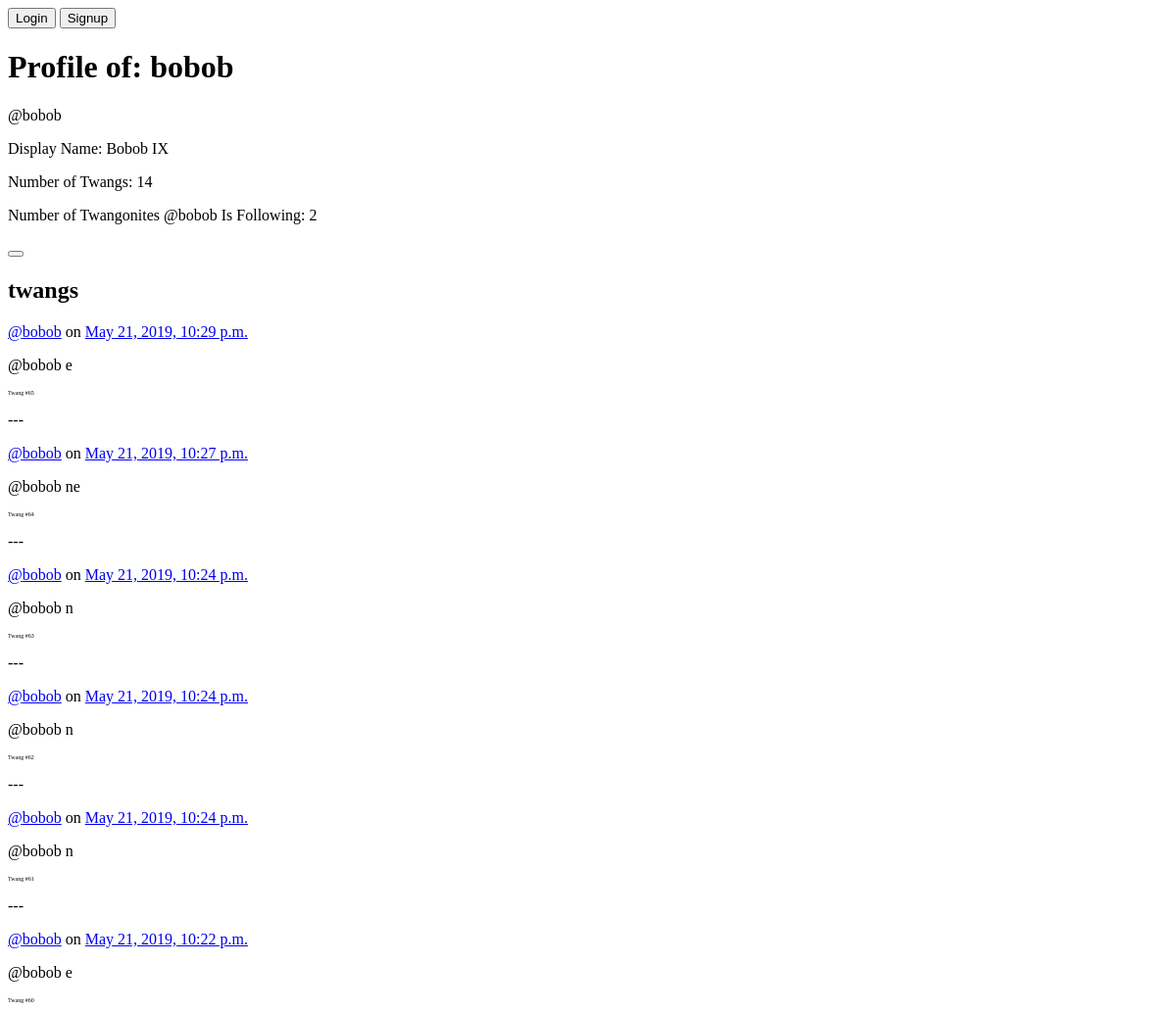
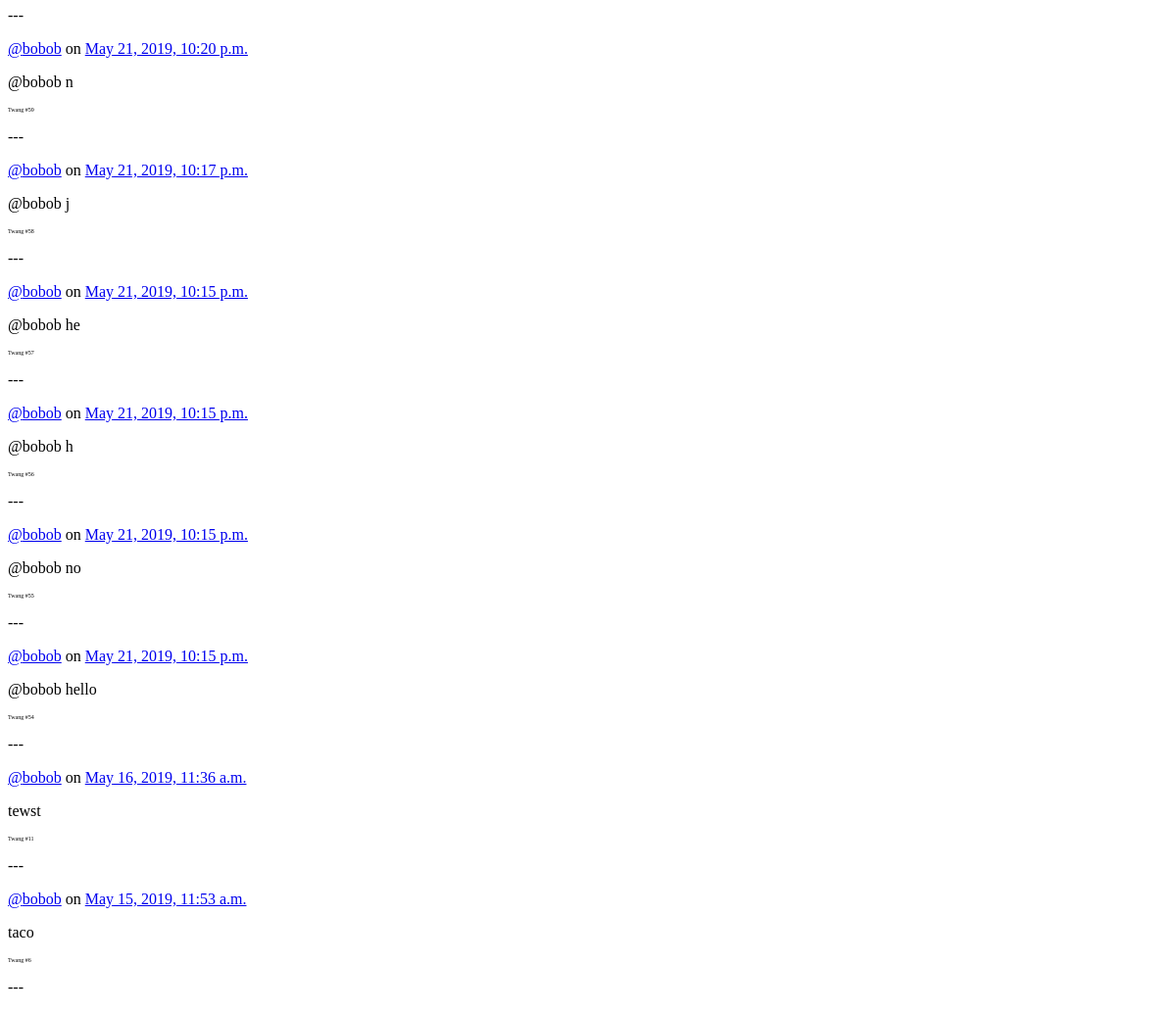
Page /bobob/ on the earlier database version (2 pictures, top to bottom).
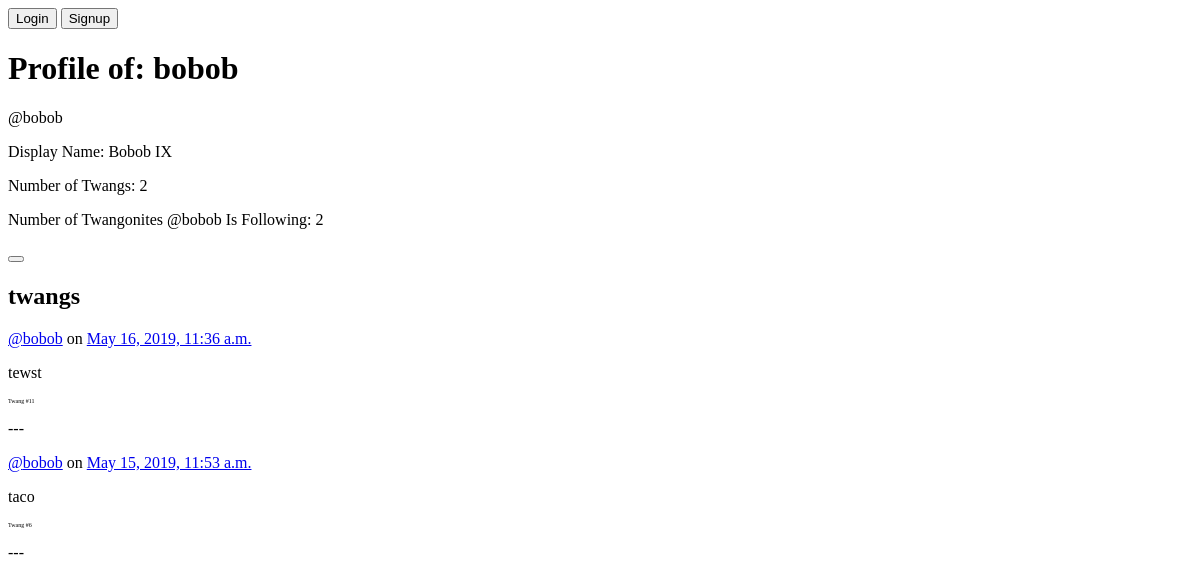
Same page on the later database version.
### twango/twitteruser/models.py (models this page shows)
class TwitterUser(models.Model):
    username = models.CharField(max_length=50)
    display_name = models.CharField(max_length=50)
    following = models.ManyToManyField("self", symmetrical=False, blank=True)
    user = models.OneToOneField(User, on_delete=models.CASCADE)
    def __str__(self):
        return self.user.username

### twango/tweet/models.py (models this page shows)
class Tweet(models.Model):
    user = models.ForeignKey(
        TwitterUser, on_delete=models.CASCADE)
    twang = models.CharField(max_length=140)
    date = models.DateTimeField(default=timezone.now)

### twango/twitteruser/views.py (the view)
# urls.py: path("<str:username>/", profile_view),
def profile_view(request, username):
    html = "../templates/twitteruser.html"
    targeteduser = TwitterUser.objects.filter(username=username).first()
    targeteduser_twangs = Tweet.objects.filter(
        user=targeteduser).order_by("-date")
    num_twangs = len(targeteduser_twangs)
    num_followers = targeteduser.following.count()
    follow_status_button = None
    data = {}
    if request.user.is_authenticated:
        currentuser = TwitterUser.objects.filter(
            username=request.user.twitteruser).first()
        notifications = Notification.objects.filter(username=currentuser).count
        if targeteduser not in currentuser.following.get_queryset():
            follow_status_button = "Follow"
        else:
            follow_status_button = "Unfollow"
        data = {"targeteduser": targeteduser, "twangs": targeteduser_twangs,
                "num_twangs": num_twangs,
                "follow_status_button": follow_status_button,
                "num_followers": num_followers,
                "notifications": notifications}
    else:
        data = {"targeteduser": targeteduser, "twangs": targeteduser_twangs,
                "num_twangs": num_twangs, "num_followers": num_followers}
    return render(request, html, data)

### twango/templates/twitteruser.html
{% extends "navbar.html" %} {% block main %}
<h1>Profile of: {{ targeteduser.username }}</h1>
<p>@{{ targeteduser }}</p>
<p>Display Name: {{ targeteduser.display_name }}</p>
<p>Number of Twangs: {{ num_twangs }}</p>
<p>Number of Twangonites @{{ targeteduser }} Is Following: {{ num_followers }}</p>
{% if targeteduser.username != request.user.username %}
<a href="/followstatus/{{ targeteduser.username }}">
    <button>{{ follow_status_button }}</button>
</a>
{% else %}
<p>Number of Notifications: {{ notifications }}</p>
{% endif %}
{% include "twangs.html" %}
{% endblock %}

### twango/templates/navbar.html (shortened to what this page needs)
<!DOCTYPE html>
<html lang="en">
    <head>
    </head>
    <body>
        <div>
            {% if user.is_authenticated %}
            <a href="/"><button>Home</button></a>
            <a href="/twang/"><button>Twang</button></a>
            <a href="/notifications/"><button>Notifications</button></a>
            <a href="/{{ request.user.username }}/"><button>My Profile</button></a>
            <a href="/logout/"><button>Logout</button></a>
            {% else %}
            <a href="/login/"><button>Login</button></a>
            <a href="/signup/"><button>Signup</button></a>
            {% endif %}
        </div>
        {% block main %}
        {% endblock %}
    </body>
</html>

### twango/templates/twangs.html (shortened to what this page needs)
<h2>twangs</h2>
{% for t in twangs %}
<p><a href="/{{ t.user }}/">@{{ t.user }}</a> on <a href="/twang/{{ t.id }}/">{{ t.date }}</a></p>
<p>{{ t.twang }}</p>
<p style="font-size: 6px">Twang #{{ t.id }}</p>
<p>---</p>
{% endfor %}

Differences in the rows shown:
removed Tweet: user "bobob", date "May 21, 2019, 10:29 p.m.", twang "@bobob e", id "65"
removed Tweet: user "bobob", date "May 21, 2019, 10:27 p.m.", twang "@bobob ne", id "64"
removed Tweet: user "bobob", date "May 21, 2019, 10:24 p.m.", twang "@bobob n", id "63"
removed Tweet: user "bobob", date "May 21, 2019, 10:24 p.m.", twang "@bobob n", id "62"
removed Tweet: user "bobob", date "May 21, 2019, 10:24 p.m.", twang "@bobob n", id "61"
removed Tweet: user "bobob", date "May 21, 2019, 10:22 p.m.", twang "@bobob e", id "60"
removed Tweet: user "bobob", date "May 21, 2019, 10:20 p.m.", twang "@bobob n", id "59"
removed Tweet: user "bobob", date "May 21, 2019, 10:17 p.m.", twang "@bobob j", id "58"
removed Tweet: user "bobob", date "May 21, 2019, 10:15 p.m.", twang "@bobob he", id "57"
removed Tweet: user "bobob", date "May 21, 2019, 10:15 p.m.", twang "@bobob h", id "56"
removed Tweet: user "bobob", date "May 21, 2019, 10:15 p.m.", twang "@bobob no", id "55"
removed Tweet: user "bobob", date "May 21, 2019, 10:15 p.m.", twang "@bobob hello", id "54"
Other differences:
{{ num_twangs }}: "14" → "2"
